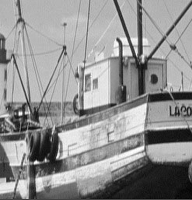
#> input picture testimages/fishing_boat.bmp, 192 x 200 px, found by its file name
$ jupyter execute --allow-errors image_recovery_chip_test.ipynb
#> lines starting #> are read from the running program, lines starting #| are printed output that depends on the picture
[cell 1]
import cv2
import numpy as np
import matplotlib.pyplot as plt
import matplotlib.colors as mcolors
from sklearn.linear_model import Lasso, LassoCV
from sklearn.model_selection import GridSearchCV
from sklearn.preprocessing import StandardScaler
from sklearn.metrics import mean_squared_error
from sklearn.model_selection import train_test_split
import math

[cell 2]
#load the images in testimages folder
img1 = cv2.imread('testimages/fishing_boat.bmp')
#> img1 is the input picture: shape (200, 192, 3); min 2, max 255, mean 145.5
img2 = cv2.imread('testimages/nature.bmp')
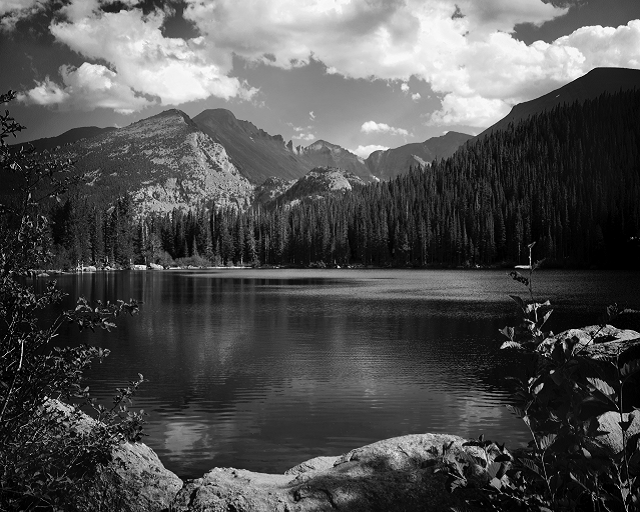
#> input picture testimages/nature.bmp, 640 x 512 px, found by its file name
#> img2 is the input picture: shape (512, 640, 3); min 0, max 255, mean 80

1 a) Displaying Images in grayscale

[cell 3]
#display images in grayscale
img1_gray = cv2.cvtColor(img1, cv2.COLOR_BGR2GRAY)
#size of the image
print(img1_gray.shape)
#| (200, 192)
plt.imshow(img1_gray, cmap='gray')
plt.title('Fishing Boat')
plt.show()

img2_gray = cv2.cvtColor(img2, cv2.COLOR_BGR2GRAY)
#size of the image
print(img2_gray.shape)
#| (512, 640)
plt.imshow(img2_gray, cmap='gray')
plt.title('Nature')
plt.show()

1 b) Display the 8×8 block (chip) with the top-left pixel at (x, y) = (x∗, y∗)

[cell 4]
#Calculating the values of x* and y*
x_star = 8 *(4 - 1) + 1
y_star = 8 *(9 - 1) + 1

#Adjusting for 0 indexing
x_star = x_star - 1
y_star = y_star - 1

[cell 5]
# Display the 8×8 block (chip) with the top-left pixel at (x, y) = (x∗, y∗) for each image
chip1 = img1_gray[x_star:x_star+8,y_star:y_star+8]
chip2 = img2_gray[x_star:x_star+8,y_star:y_star+8]
plt.imshow(chip1, cmap='gray')
plt.title(f"Fishing Boat: 8x8 Block at ({x_star+1}, {y_star+1})")
plt.show()
plt.imshow(chip2, cmap='gray')
plt.title(f"Nature : 8x8 Block at ({x_star+1}, {y_star+1})")
plt.show()
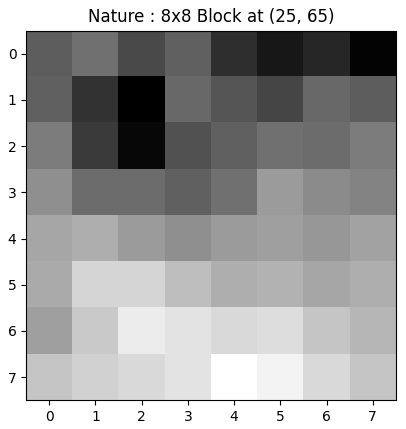
#> figure drawn by matplotlib, 1 panel
#| [[ 92  95 134 200 192 192 187 193]
#|  [112 129 163 199 191 189 192 195]
#|  [145 169 198 199 190 189 192 194]
#|  [160 171 194 190 194 190 192 192]
#|  [168 178 195 188 193 189 193 190]
#|  [168 181 194 190 190 189 192 190]
#|  [174 186 194 195 189 189 192 190]
#|  [174 187 196 192 193 188 191 187]]

1 c) Display your 8×8 block (chip) with S = 50 sensed pixel

[cell 6]
#Function to corrupt the 8x8 block with contrasting color

def corrupt_chip(chip, S):
    # Convert chip to float type to support NaN
#> called with chip = array of shape (8, 8), S = 10
    chip = chip.astype(float)

    # Total pixels in the block
    total_pixels = 64

    # Ensure S is within the possible range
    S = max(0, min(S, total_pixels))

    # Corrupt (total_pixels - S) pixels
    corrupt_indices = np.random.choice(total_pixels, total_pixels - S, replace=False)
    for index in corrupt_indices:
        x, y = divmod(index, 8)
        chip[x, y] = np.nan  # Set the pixel to NaN

    return chip

[cell 7]
# Assuming 'chip1' is the original 8x8 block
x_star = 8 *(4 - 1) + 1
y_star = 8 *(9 - 1) + 1

#Adjusting for 0 indexing
x_star = x_star - 1
y_star = y_star - 1
chip1 = img1_gray[x_star:x_star+8,y_star:y_star+8]
print(chip1)
plt.imshow(chip1, cmap='gray')
plt.title(f"Fishing Boat: 8x8 Block at ({x_star+1}, {y_star+1})")
plt.show()
corrupt_chip1 = corrupt_chip(chip1, 10)
print(corrupt_chip1)
#| [[ 92.  nan  nan 200.  nan  nan  nan  nan]
#|  [ nan 129.  nan  nan  nan  nan  nan  nan]
#|  [ nan  nan  nan 199.  nan 189.  nan  nan]
#|  [ nan  nan  nan  nan  nan  nan  nan  nan]
#|  [ nan  nan  nan  nan  nan  nan  nan 190.]
#|  [ nan  nan  nan  nan 190.  nan  nan 190.]
#|  [ nan  nan  nan  nan  nan 189.  nan  nan]
#|  [ nan  nan  nan 192.  nan  nan  nan  nan]]

plt.subplot(1, 3, 2)
plt.imshow(corrupt_chip1, cmap='gray', interpolation='nearest')
plt.title('Corrupted Chip Fishing boat')
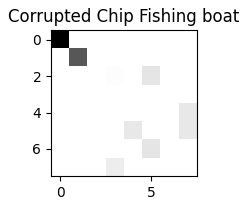
#> figure drawn by matplotlib, 1 panel

1. d) Display your 8×8 block (chip) with S = 30 sensed pixels

[cell 8]
# Assuming 'chip1' is the original 8x8 block
corrupt_chip3 = corrupt_chip(chip1, 30)

# Generate a masked array where True indicates a NaN (corrupted) value
masked_array = np.ma.array(corrupt_chip3, mask=np.isnan(corrupt_chip3))

# Plot the corrupted chip with red for NaNs
plt.figure(figsize=(10, 5))
cmap = plt.cm.gray
cmap.set_bad('red', 1.0)
plt.subplot(1, 3, 2)
plt.imshow(masked_array, cmap=cmap, interpolation='nearest')
plt.title('Corrupted Chip Fishing boat')

# Assuming 'chip1' is the original 8x8 block
corrupt_chip4 = corrupt_chip(chip2, 30)

# Generate a masked array where True indicates a NaN (corrupted) value
masked_array = np.ma.array(corrupt_chip4, mask=np.isnan(corrupt_chip4))

# Plot the corrupted chip with red for NaNs
plt.figure(figsize=(10, 5))
cmap = plt.cm.gray
cmap.set_bad('red', 1.0)
plt.subplot(1, 3, 2)
plt.imshow(masked_array, cmap=cmap, interpolation='nearest')
plt.title('Corrupted Chip nature')
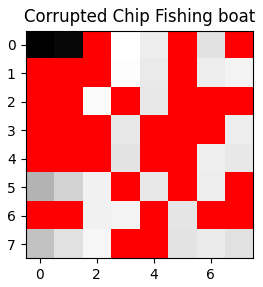
#> figure drawn by matplotlib, 1 panel
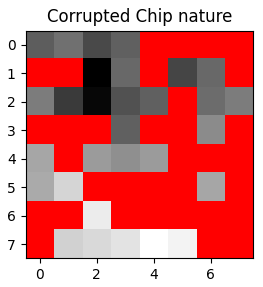
#> figure drawn by matplotlib, 1 panel

1. e) Display your 8×8 block (chip) with S = 10 sensed pixels

[cell 9]
# Assuming 'chip1' is the original 8x8 block
corrupt_chip5 = corrupt_chip(chip1, 10)

# Generate a masked array where True indicates a NaN (corrupted) value
masked_array = np.ma.array(corrupt_chip5, mask=np.isnan(corrupt_chip5))

# Plot the corrupted chip with red for NaNs
plt.figure(figsize=(10, 5))
cmap = plt.cm.gray
cmap.set_bad('red', 1.0)
plt.subplot(1, 3, 2)
plt.imshow(masked_array, cmap=cmap, interpolation='nearest')
plt.title('Corrupted Chip Fishing boat')

# Assuming 'chip1' is the original 8x8 block
corrupt_chip6 = corrupt_chip(chip2, 10)

# Generate a masked array where True indicates a NaN (corrupted) value
masked_array = np.ma.array(corrupt_chip6, mask=np.isnan(corrupt_chip6))

# Plot the corrupted chip with red for NaNs
plt.figure(figsize=(10, 5))
cmap = plt.cm.gray
cmap.set_bad('red', 1.0)
plt.subplot(1, 3, 2)
plt.imshow(masked_array, cmap=cmap, interpolation='nearest')
plt.title('Corrupted Chip nature')
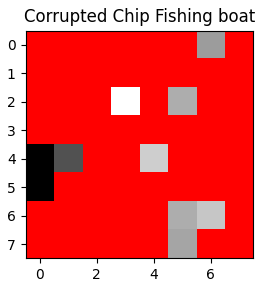
#> figure drawn by matplotlib, 1 panel
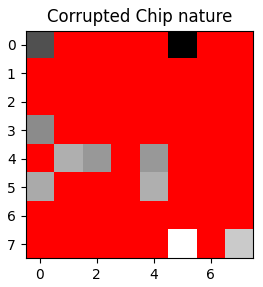
#> figure drawn by matplotlib, 1 panel

### Question 2

[cell 10]
def create_basis_chip(P, Q, u, v):
    # Adjust alpha and beta for one-based indexing
    alpha_u = np.sqrt(1.0 / P) if u == 1 else np.sqrt(2.0 / P)
    beta_v = np.sqrt(1.0 / Q) if v == 1 else np.sqrt(2.0 / Q)
    # Create the basis chip for the given u, v using one-based indexing
    basis_chip = np.zeros((P, Q))
    for x in range(1, P + 1):
        for y in range(1, Q + 1):
            basis_chip[x - 1, y - 1] = (
             alpha_u * beta_v *
                np.cos(np.pi * ((2*x)-1) * (u - 1) / (2.0 * P)) *
                np.cos(np.pi * ((2 *y)-1) * (v - 1) / (2.0 * Q))
            )
    return basis_chip

[cell 11]
def create_basis_chip(P, Q, u, v):
    # Adjust alpha and beta for one-based indexing
#> called with P = 8, Q = 8, u = 3, v = 4
    alpha_u = np.sqrt(1.0 / P) if u == 1 else np.sqrt(2.0 / P)
    beta_v = np.sqrt(1.0 / Q) if v == 1 else np.sqrt(2.0 / Q)
    # Create the basis chip for the given u, v using one-based indexing
    basis_chip = np.zeros((P, Q))
    for x in range(1, P + 1):
        for y in range(1, Q + 1):
            basis_chip[x - 1, y - 1] = (
             alpha_u * beta_v *
                np.cos(np.pi * ((2*x)-1) * (u - 1) / (2.0 * P)) *
                np.cos(np.pi * ((2 *y)-1) * (v - 1) / (2.0 * Q))
            )
    return basis_chip

2 a)Display the basis chip for (u, v) = (3, 4)

2 b)Display the basis chip for (u, v) = (5, 2)

[cell 12]
chip_3_4 = create_basis_chip(8,8,3,4)
chip_5_2 = create_basis_chip(8,8,5,2)

fig, axes = plt.subplots(1, 2, figsize=(10, 5))
axes[0].imshow(chip_3_4, cmap='gray')
axes[0].set_title("Basis Chip for (u, v) = (3, 4)")
axes[1].imshow(chip_5_2, cmap='gray')
axes[1].set_title("Basis Chip for (u, v) = (5, 2)")
plt.show()
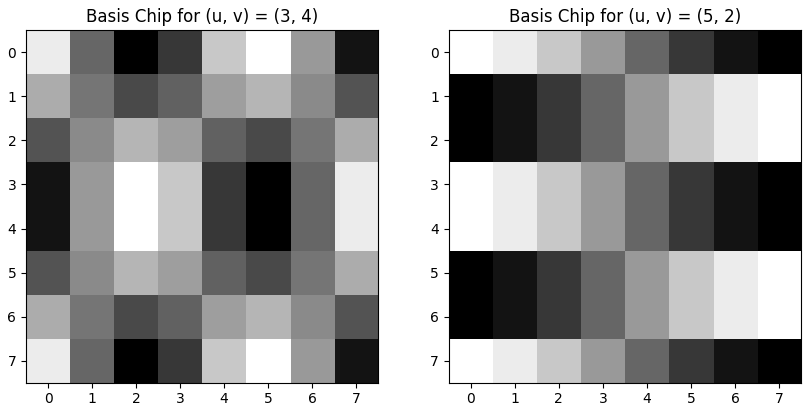
#> figure drawn by matplotlib, 2 panels

2 c) Display the 82 × 82 = 64 × 64 basis vector matrix.

[cell 13]
def rasterize_matrix(matrix):
    return matrix.flatten()

[cell 14]
def create_basis_vector_matrix(size=16):
#> called with size = 16
    num_chips = size * size
    basis_vector_matrix = np.zeros((num_chips, num_chips))
    # Filling the basis vector matrix
    for u in range(1, size + 1):
        for v in range(1, size + 1):
            # Create basis chip for each (u, v) pair using one-based indexing
            basis_chip = create_basis_chip(size, size, u, v)
            # Flatten the basis chip to be a column in the basis vector matrix
            column_index = (u - 1) * size + (v - 1)
            basis_vector_matrix[:, column_index] = basis_chip.flatten('F')

    return basis_vector_matrix

[cell 15]
basis_vector_matrix = create_basis_vector_matrix()
plt.imshow(basis_vector_matrix, cmap='gray')
plt.title("256 x 256 Basis Vector Matrix")
plt.show()
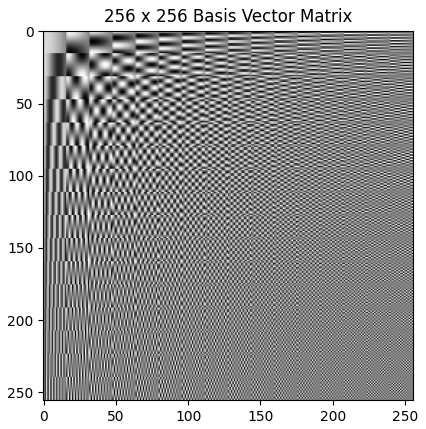
#> figure drawn by matplotlib, 1 panel

### Question 3 for Fishing Boat

[cell 16]
# Flatten the image and create a mask for sensed pixels
def flatten_and_mask(chip):
    flat_chip = chip.flatten()
    print(flat_chip.shape)
#| (64,)
    mask = ~np.isnan(flat_chip)
    return flat_chip[mask][:,],flat_chip[~mask][:,], mask  # Reshape to [30, 1]

#> (a cell that did not finish here is left out)

[cell 18]
print(basis_vector_matrix.shape)
#> (the rest of this cell did not finish here and is left out)

[cell 19]
def get_w0(c,b):
    w0=(c/b[0])
    return w0

### Mini Project 1 Check-in

2 a) Here lamda = np.logspace(-3, 7, 11)
Plot for each of the 10 values of λ , display the reconstructed sensed image chip alongside the original sensed (corrupted) image chip, as well as the model weights via a stem plot is shown.

[cell 20]
def lasso_cross_validation(num_subsets, lambda_range, test_size=6):
    # num_subsets = 1
    # test_size = 6  #(30/5)
    # lambda_range = np.logspace(-3, 7, 11)

#> called with num_subsets = 1, lambda_range = array of shape (11,), test_size = 6
    mse_per_lambda = {alpha: [] for alpha in lambda_range}
#> mse_per_lambda = 11 items

    # Perform cross-validation
    for subset in range(num_subsets):
        # Randomly split the data into training and testing sets
        indices = np.arange(sensed_basis_matrix.shape[0])
        test_indices = np.random.choice(indices, size=test_size, replace=False)
        train_indices = np.setdiff1d(indices, test_indices)

        X_train, X_test = sensed_basis_matrix[train_indices], sensed_basis_matrix[test_indices]
        y_train, y_test = flattened_chip1[train_indices], flattened_chip1[test_indices]

        # Iterate over each lambda value
        for alpha in lambda_range:
            # Fit a LASSO model with the current lambda
            model = Lasso(alpha=alpha, max_iter=1000000)
            model.fit(X_train[:,1:], y_train)

            # Predict on the test set
            y_pred = model.predict(X_test[:,1:])

            #calculate the weights
            w0=get_w0(model.intercept_,X_train[:,0])
            dct_coeff=np.array(model.coef_)
            dct_coeff=np.insert(dct_coeff,0,w0)

            coefficients = np.zeros(sensed_basis_matrix.shape[1])
            coefficients[1:] = model.coef_
            coefficients[0] = model.intercept_
            # Calculate and store MSE for this subset and lambda
            mse = mean_squared_error(y_test, y_pred)
            mse_per_lambda[alpha].append(mse)

            #display reconstructed image along with the original corrupted image
            reconstructed_image = model.predict(not_sensed_basis_matrix[:,1:])

            #create a 64x1 array with zeros
            reconstructed_image_full = np.zeros((64,))
            reconstructed_image_full[mask] = flattened_chip1
            reconstructed_image_full[not_sensed_mask] = reconstructed_image
            reconstructed_image = reconstructed_image_full.reshape(8, 8)


            print(reconstructed_image.shape)

            # show subplots side by side
            plt.figure(figsize=(12, 6))
            plt.subplot(1, 4, 1)
            plt.imshow(reconstructed_image, cmap='gray')
            plt.title(f"Reconstructed Image for\n lambda = {alpha}")
            plt.subplot(1, 4, 2)
            masked_array = np.ma.array(corrupt_chip3, mask=np.isnan(corrupt_chip3))
            cmap = plt.cm.gray
            cmap.set_bad('red', 1.0)
            plt.imshow(masked_array, cmap=cmap, interpolation='nearest')
            plt.title('Corrupted Chip')
            plt.imshow(corrupt_chip3, cmap='gray')
            plt.title('Corrupted Chip')
            plt.subplot(1, 4, 3)
            plt.imshow(chip1, cmap='gray')
            plt.title('Original Chip')
            plt.subplot(1, 4, 4)
            plt.stem(coefficients)
            plt.title("Model Weights")
            plt.show()
    return mse_per_lambda

#> (a cell that did not finish here is left out)

2)b)

With a small λ (0.001 and 0.01), the reconstructed images appear more detailed and closer to the original chip. This is because a smaller λ imposes less regularization, allowing the LASSO model to fit the data more closely and capture more nuances in the image. However, there's a risk of overfitting, as the model may start to capture noise in the data. As λ increases (0.1 and 1.0), the reconstructed images become increasingly blurred or less detailed. This indicates that the regularization is smoothing out the reconstruction, potentially underfitting the data and losing some important details.

With a very large λ (10.0, 100.0 etc), the reconstructed images become almost uniform, and the details are completely lost. This level of regularization is too strong and dominates the objective function, leading to underfitting where the model fails to capture the underlying structure of the data at all.

With respect to Model Weights (DCT Coefficients):

For lower λ values, the stem plots show that many coefficients are non-zero and have larger magnitudes. This suggests that the model is using more features (basis functions) to explain the data, which corresponds to a more complex model. With increasing λ values, the stem plots demonstrate sparser solutions, meaning fewer non-zero coefficients. The coefficients that remain tend to have smaller absolute values. This is a signature effect of LASSO, which performs feature selection by shrinking some coefficients to exactly zero, thereby simplifying the model.

At high λ values, the stem plots show that almost all coefficients are shrunk towards zero, indicating a very sparse model. This extreme regularization leads to a loss of detail and a highly biased model.

Impact of Regularization:

When λ is too low, the regularization term has too little influence, and the model may overfit, capturing noise as if it were signal. This results in a detailed reconstruction but one that may not generalize well to new data. When λ is too high, the regularization term has too much influence, causing the model to underfit. This results in a reconstruction that may generalize well but at the cost of losing important details, resulting in a poor-quality reconstruction. An optimal λ strikes a balance between fit and complexity, providing a reconstruction that captures the main features of the image without fitting to noise.

2c) Avg MSE as a function of lamda

#> (a cell that did not finish here is left out)

2 d) Doing the same for 20 subsets

[cell 23]
num_subsets = 20
test_size = 6  # Number of pixels in the test set for each subset
lambda_range = np.logspace(-3, 7, 11)

# Initialize an array to store MSE for each lambda and each subset
mse_results = np.zeros((len(lambda_range), num_subsets))

# Perform cross-validation
#> (the rest of this cell did not finish here and is left out)

#> (a cell that did not finish here is left out)

#> (a cell that did not finish here is left out)

### Doing same for Nature Image

#> (a cell that did not finish here is left out)

#| (64,)
print(mask.shape)

[cell 27]
print(basis_vector_matrix.shape)
#> (the rest of this cell did not finish here and is left out)

[cell 28]
def lasso_cross_validation(num_subsets, lambda_range, test_size=6):
    # num_subsets = 1
    # test_size = 6  #(30/5)
    # lambda_range = np.logspace(-3, 7, 11)

#> called with num_subsets = 1, lambda_range = array of shape (11,), test_size = 6
    mse_per_lambda = {alpha: [] for alpha in lambda_range}
#> mse_per_lambda = 11 items

    # Perform cross-validation
    for subset in range(num_subsets):
        # Randomly split the data into training and testing sets
        indices = np.arange(sensed_basis_matrix.shape[0])
        test_indices = np.random.choice(indices, size=test_size, replace=False)
        train_indices = np.setdiff1d(indices, test_indices)

        X_train, X_test = sensed_basis_matrix[train_indices], sensed_basis_matrix[test_indices]
        y_train, y_test = flattened_chip2[train_indices], flattened_chip2[test_indices]

        # Iterate over each lambda value
        for alpha in lambda_range:
            # Fit a LASSO model with the current lambda
            model = Lasso(alpha=alpha, max_iter=1000000)
            model.fit(X_train[:,1:], y_train)

            # Predict on the test set
            y_pred = model.predict(X_test[:,1:])

            #calculate the weights
            w0=get_w0(model.intercept_,X_train[:,0])
            dct_coeff=np.array(model.coef_)
            dct_coeff=np.insert(dct_coeff,0,w0)

            coefficients = np.zeros(sensed_basis_matrix.shape[1])
            coefficients[1:] = model.coef_
            coefficients[0] = model.intercept_
            # Calculate and store MSE for this subset and lambda
            mse = mean_squared_error(y_test, y_pred)
            mse_per_lambda[alpha].append(mse)

            #display reconstructed image along with the original corrupted image
            reconstructed_image = np.dot(basis_vector_matrix, dct_coeff)
            reconstructed_image = np.reshape(reconstructed_image, (8, 8))

            # show subplots side by side
            plt.figure(figsize=(12, 6))
            plt.subplot(1, 4, 1)
            plt.imshow(reconstructed_image, cmap='gray')
            plt.title(f"Reconstructed Image for\n lambda = {alpha}")
            plt.subplot(1, 4, 2)
            masked_array = np.ma.array(corrupt_chip4, mask=np.isnan(corrupt_chip3))
            cmap = plt.cm.gray
            cmap.set_bad('red', 1.0)
            plt.imshow(masked_array, cmap=cmap, interpolation='nearest')
            plt.title('Corrupted Chip')
            plt.imshow(corrupt_chip3, cmap='gray')
            plt.title('Corrupted Chip')
            plt.subplot(1, 4, 3)
            plt.imshow(chip2, cmap='gray')
            plt.title('Original Chip')
            plt.subplot(1, 4, 4)
            plt.stem(coefficients)
            plt.title("Model Weights")
            plt.show()
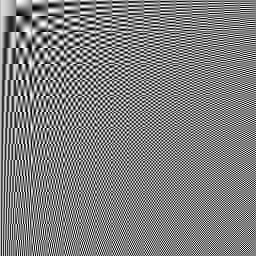
#> basis_vector_matrix: shape (256, 256) float64; min -0.124, max 0.124, mean 0.000244; drawn with min black and max white
    return mse_per_lambda
